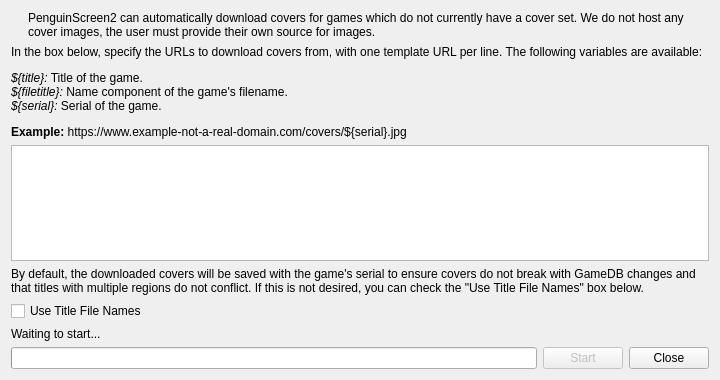
<?xml version="1.0" encoding="UTF-8"?>
<ui version="4.0">
 <class>CoverDownloadDialog</class>
 <widget class="QDialog" name="CoverDownloadDialog">
  <property name="geometry">
   <rect>
    <x>0</x>
    <y>0</y>
    <width>720</width>
    <height>380</height>
   </rect>
  </property>
  <property name="windowTitle">
   <string>Download Covers</string>
  </property>
  <layout class="QVBoxLayout" name="verticalLayout">
   <item>
    <layout class="QHBoxLayout" name="horizontalLayout_2" stretch="0,1">
     <property name="spacing">
      <number>10</number>
     </property>
     <item>
      <widget class="QLabel" name="coverIcon">
       <property name="text">
        <string/>
       </property>
       <property name="pixmap">
        <pixmap resource="resources/resources.qrc">:/icons/black/svg/artboard-2-line.svg</pixmap>
       </property>
       <property name="alignment">
        <set>Qt::AlignmentFlag::AlignLeading|Qt::AlignmentFlag::AlignLeft|Qt::AlignmentFlag::AlignTop</set>
       </property>
      </widget>
     </item>
     <item>
      <widget class="QLabel" name="label">
       <property name="text">
        <string>PenguinScreen2 can automatically download covers for games which do not currently have a cover set. We do not host any cover images, the user must provide their own source for images.</string>
       </property>
       <property name="wordWrap">
        <bool>true</bool>
       </property>
       <property name="buddy">
        <cstring>label</cstring>
       </property>
       <property name="textInteractionFlags">
        <set>Qt::TextBrowserInteraction</set>
       </property>
      </widget>
     </item>
    </layout>
   </item>
   <item>
    <widget class="QLabel" name="label_3">
     <property name="text">
      <string>&lt;html&gt;&lt;head/&gt;&lt;body&gt;&lt;p&gt;In the box below, specify the URLs to download covers from, with one template URL per line. The following variables are available:&lt;/p&gt;&lt;p&gt;&lt;span style=&quot; font-style:italic;&quot;&gt;${title}:&lt;/span&gt; Title of the game.&lt;br/&gt;&lt;span style=&quot; font-style:italic;&quot;&gt;${filetitle}:&lt;/span&gt; Name component of the game's filename.&lt;br/&gt;&lt;span style=&quot; font-style:italic;&quot;&gt;${serial}:&lt;/span&gt; Serial of the game.&lt;/p&gt;&lt;p&gt;&lt;span style=&quot; font-weight:700;&quot;&gt;Example:&lt;/span&gt; https://www.example-not-a-real-domain.com/covers/${serial}.jpg&lt;/p&gt;&lt;/body&gt;&lt;/html&gt;</string>
     </property>
     <property name="wordWrap">
      <bool>true</bool>
     </property>
     <property name="buddy">
      <cstring>urls</cstring>
     </property>
     <property name="textInteractionFlags">
      <set>Qt::TextBrowserInteraction</set>
     </property>
    </widget>
   </item>
   <item>
    <widget class="QTextEdit" name="urls">
      <property name="acceptRichText">
        <bool>false</bool>
      </property>
    </widget>
   </item>
   <item>
    <widget class="QLabel" name="label_2">
     <property name="text">
      <string>By default, the downloaded covers will be saved with the game's serial to ensure covers do not break with GameDB changes and that titles with multiple regions do not conflict. If this is not desired, you can check the &quot;Use Title File Names&quot; box below.</string>
     </property>
     <property name="wordWrap">
      <bool>true</bool>
     </property>
     <property name="buddy">
      <cstring>useTitleFileNames</cstring>
     </property>
     <property name="textInteractionFlags">
      <set>Qt::TextBrowserInteraction</set>
     </property>
    </widget>
   </item>
   <item>
    <widget class="QCheckBox" name="useTitleFileNames">
     <property name="text">
      <string>Use Title File Names</string>
     </property>
    </widget>
   </item>
   <item>
    <widget class="QLabel" name="status">
     <property name="text">
      <string>Waiting to start...</string>
     </property>
    </widget>
   </item>
   <item>
    <layout class="QHBoxLayout" name="horizontalLayout">
     <item>
      <widget class="QProgressBar" name="progress"/>
     </item>
     <item>
      <widget class="QPushButton" name="start">
       <property name="enabled">
        <bool>false</bool>
       </property>
       <property name="text">
        <string>Start</string>
       </property>
       <property name="default">
        <bool>true</bool>
       </property>
      </widget>
     </item>
     <item>
      <widget class="QPushButton" name="close">
       <property name="text">
        <string>Close</string>
       </property>
      </widget>
     </item>
    </layout>
   </item>
  </layout>
 </widget>
 <tabstops>
  <tabstop>urls</tabstop>
  <tabstop>useTitleFileNames</tabstop>
  <tabstop>start</tabstop>
  <tabstop>close</tabstop>
 </tabstops>
 <resources>
  <include location="resources/resources.qrc"/>
 </resources>
 <connections/>
</ui>
